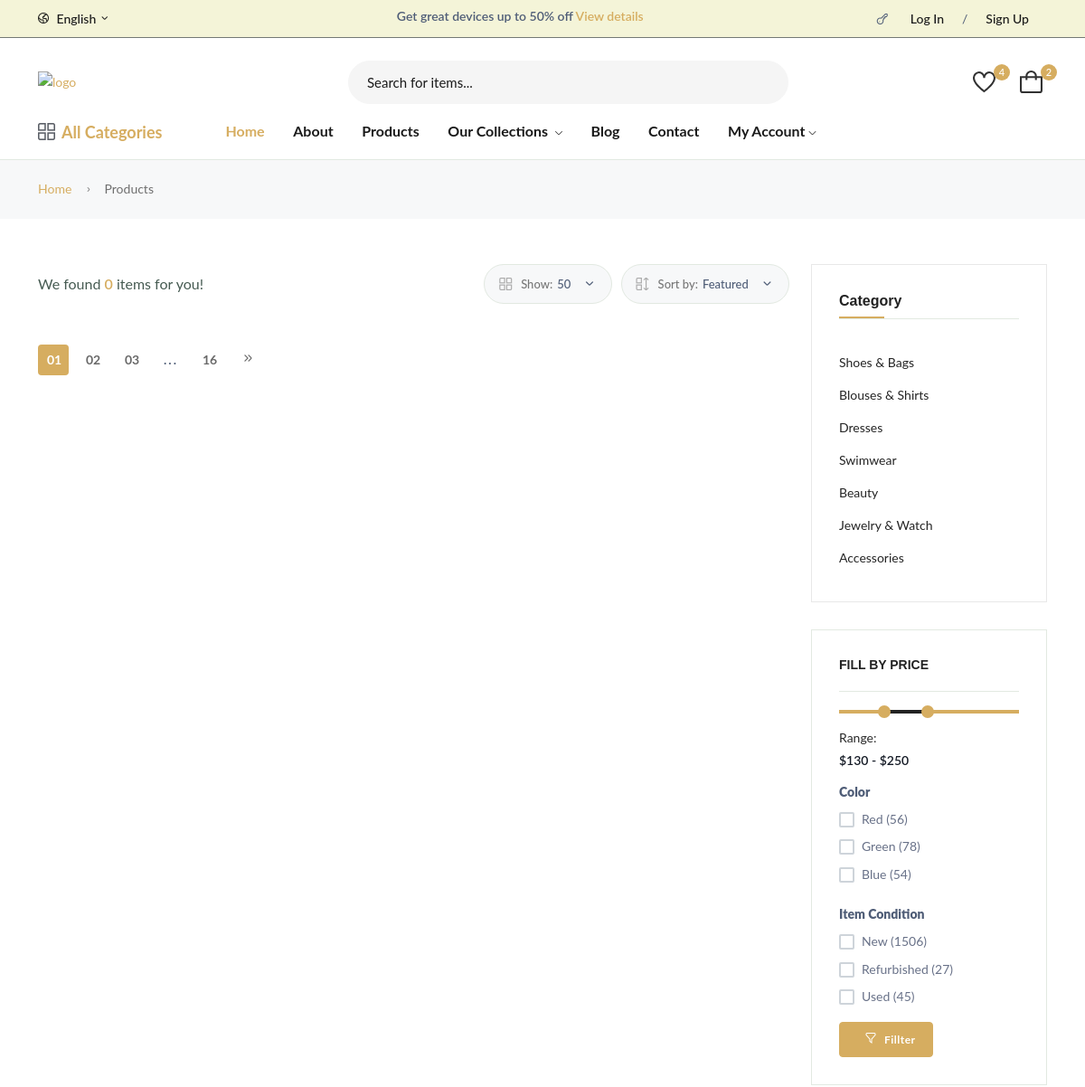
Before: /products/ (upper part) with the older database file.
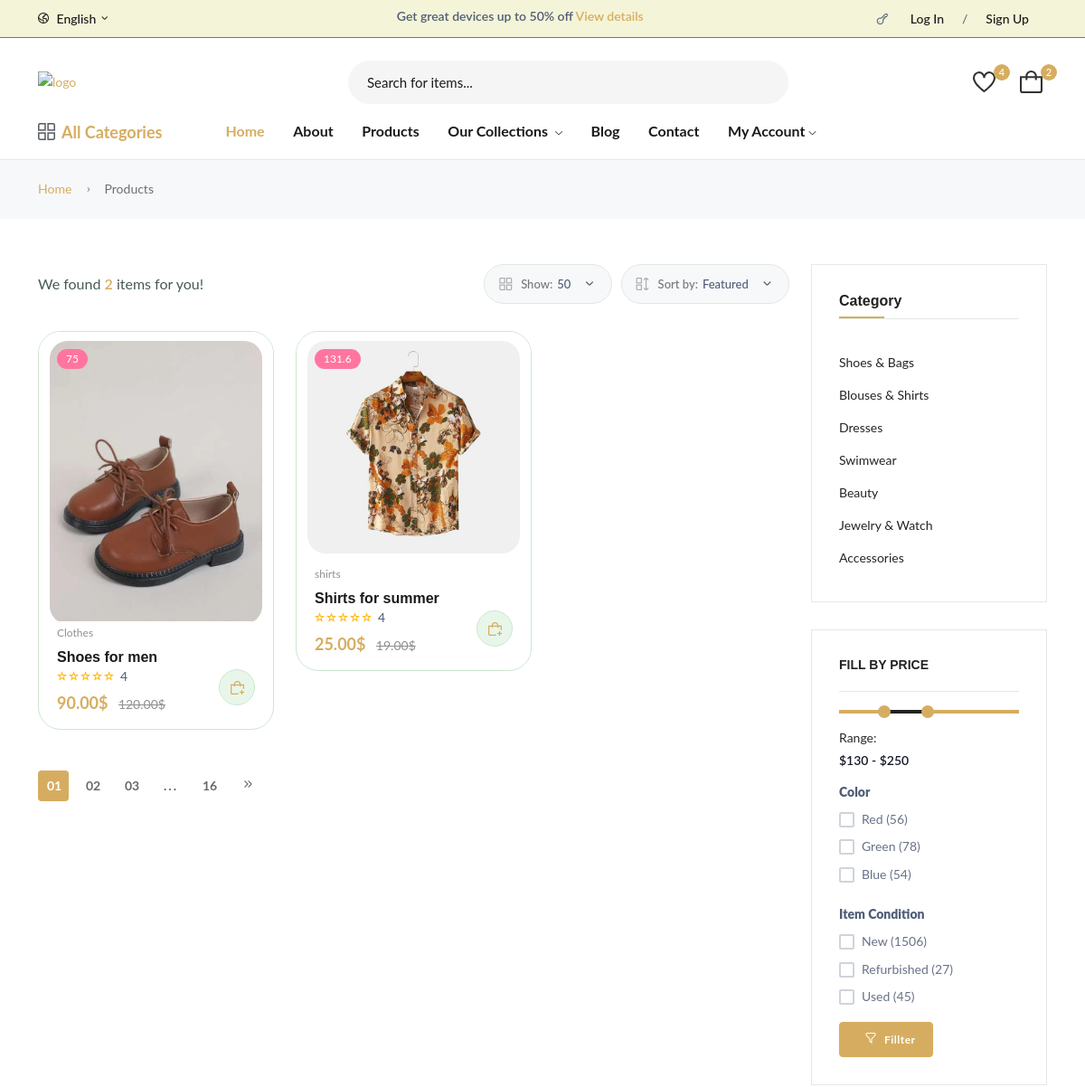
After: the same page with the newer database file.
### ecommerce/models.py (models this page shows, shortened)
class Product(models.Model):
    pid = ShortUUIDField(unique=True, length = 10, max_length = 20, prefix="pro", alphabet = "abcdefgh12345")
    user = models.ForeignKey(User, on_delete=models.SET_NULL, null=True)
    category = models.ForeignKey(Category, on_delete=models.SET_NULL, null=True, related_name ="category")
    vendor = models.ForeignKey(Vendor, on_delete=models.SET_NULL, null=True, related_name="products")
    title = models.CharField(max_length=100, default="Product")
    image = models.ImageField(upload_to=user_directory_path, default="product.jpg")
    small_description = models.TextField(null=True, blank=True, default="This is a small product")
    description = models.TextField(null=True, blank=True, default="This is the product")
    price = models.DecimalField(max_digits=99999999999999, decimal_places=2, default="0.99")
    old_price = models.DecimalField(max_digits=99999999999999, decimal_places=2, default="2.99")
    specifications = models.TextField(null=True, blank = True)
    type = models.CharField(max_length=100, default="Organic", null=True, blank = True)
    stock_count = models.CharField(max_length=100, default="12", null=True, blank = True)
    waranty = models.CharField(max_length=100, default="1", null=True, blank = True)
    mfd = models.DateTimeField(auto_now_add=False, null=True, blank = True)
    p_quantity = models.CharField(max_length=100, default="2 shoes")
    frame = models.CharField(max_length=10, default="Iron")
    weight_wo_wheels = models.CharField(max_length=10, default="20LBS")
    weight_capacity = models.CharField(max_length=10, default="80LBS")
    size = models.CharField(max_length=10, default="All Sizes")
    tags = TaggableManager(blank = True)
    product_status = models.CharField(choices=STATUS_CHOICE, max_length=10, default="in_review")
    p_return = models.CharField(choices=RETURN, max_length=50, default="7 Days Return Policy")
    cod = models.CharField(choices=COD, max_length=50, default="Cash on Delivery Available")
    color = models.CharField(choices=COLOR_CHOICES, max_length=50, blank=True, null=True)
    Type_of_packing = models.CharField(choices=PACKAGE_CHOICES, max_length=50, blank=True, null=True, default="Foil Sealed Bags")
    status = models.BooleanField(default=True)
    in_stock = models.BooleanField(default=True)
    featured = models.BooleanField(default=False)
    digital = models.BooleanField(default=False)
    sku = ShortUUIDField(unique=True, length = 10, max_length = 20, prefix="SKU", alphabet = "ABCD1234")
    date = models.DateTimeField(auto_now_add=True)
    updated = models.DateTimeField(null=True, blank=True)
    class Meta:
        verbose_name_plural = "Products"
    def get_percentage(self):
        new_price = (self.price / self.old_price) * 100
        return new_price

class Category(models.Model):
    cid = ShortUUIDField(unique=True, length = 10, max_length = 20, prefix="cat", alphabet = "abcdefgh12345")
    title = models.CharField(max_length=100, default="")
    image = models.ImageField(upload_to="category", default="category.jpg")
    class Meta:
        verbose_name_plural = "Categories"
    def __str__(self):
        return self.title

### ecommerce/views.py (the view)
# urls.py: path('products/', product_list_view, name='product-list'),
def product_list_view(request):
    products = Product.objects.filter(product_status = "published")
    context = {
        "products": products
    }
    return render(request, 'ecommerce/product-list.html', context)

### ecommerce/context_processor.py (called while the page is built)
def default(request):
    categories = Category.objects.all()
    return {
        'categories':categories
    }

### templates/ecommerce/product-list.html (shortened to what the changed rows need)
{% extends "patials/base.html" %}
{% load static%}
{% block content %}
            <main class="main">
        <section class="mt-50 mb-50">
            <div class="container">
                <div class="row">
                    <div class="col-lg-9">
                        <div class="shop-product-fillter">
                            <div class="totall-product">
                                <p> We found <strong class="text-brand">{{products.count}}</strong> items for you!</p>
                            </div>
                        </div>
                        <div class="row product-grid-3">
                            {% for product in products %}
                            <div class="col-lg-4 col-md-4 col-6 col-sm-6">
                                <div class="product-cart-wrap mb-30">
                                    <div class="product-img-action-wrap">
                                        <div class="product-img product-img-zoom">
                                            <a href="{% url 'ecommerce:product-detail' product.pid %}">
                                                <img class="default-img" src="{{product.image.url}}" alt="">
                                            </a>
                                        </div>
                                        <div class="product-badges product-badges-position product-badges-mrg">
                                            <span class="hot">{{product.get_percentage|floatformat}}</span>
                                        </div>
                                    </div>
                                    <div class="product-content-wrap">
                                        <div class="product-category">
                                            <a href="product-list.html">{{product.category}}</a>
                                        </div>
                                        <h2><a href="product-details.html">{{product.title}}</a></h2>
                                        <div class="rating-result" title="90%">
                                            <span>
                                                <span>4</span>
                                            </span>
                                        </div>
                                        <div class="product-price">
                                            <span>{{product.price}}$ </span>
                                            <span class="old-price">{{product.old_price}}$</span>
                                        </div>
                                        <div class="product-action-1 show">
                                            <a aria-label="Add To Cart" class="action-btn hover-up" href="shop-cart.php"><i class="fi-rs-shopping-bag-add"></i></a>
                                        </div>
                                    </div>
                                </div>
                            </div>
                            {% endfor %}
                        </div>
                    </div>
                </div>
            </div>
        </section>
    </main>
{% endblock content %}

Changed rows visible on the page:
added Product: image (picture), get_percentage "75", category "Clothes", title "Shoes for men", price "90.00", old_price "120.00"
added Product: image (picture), get_percentage "131.6", category "shirts", title "Shirts for summer", price "25.00", old_price "19.00"
Other visible differences:
{{ products.count }}: "0" → "2"
